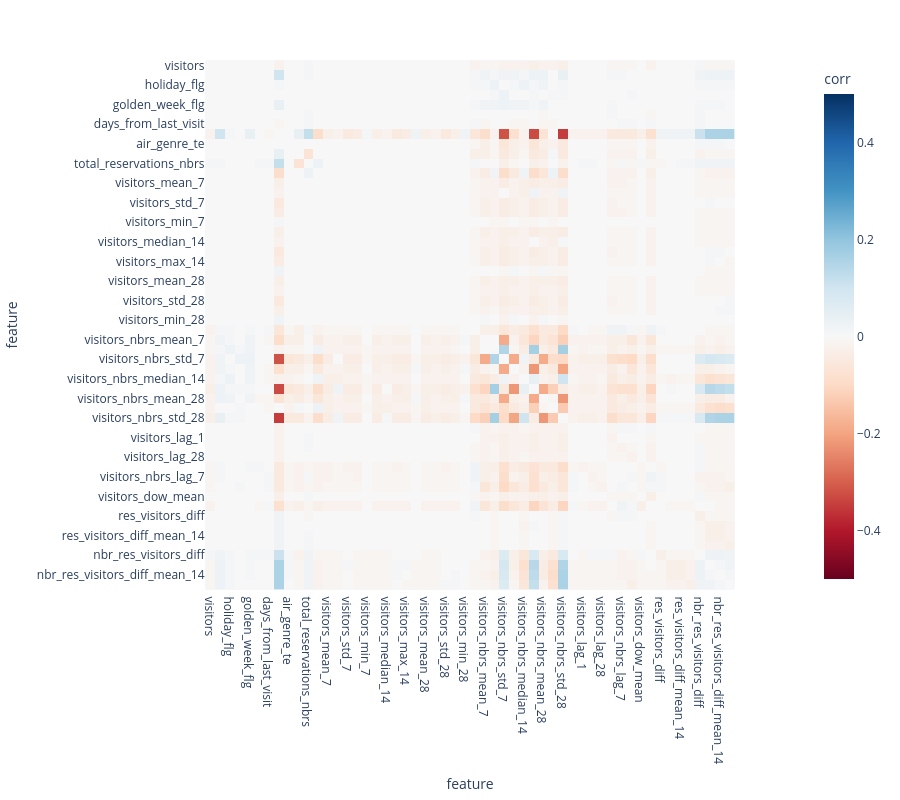

Write notebook code for a chart like this one.
### Code cell
corr_diff = (corr.abs() - corr_before.abs()).round(2)
plot_corr_matrix(corr_diff, 0.5)

### Figure 1 — Plotly figure (JSON) as saved in the notebook; plotly's stock layout.template omitted (floating-point values rounded to 4 significant figures; data arrays with more than 128 entries replaced by an {"elided": "..."} marker saying what was removed)
{"data": [{"coloraxis": "coloraxis", "name": "0", "x": ["visitors", "opened_recently", "holiday_flg", "days_from_holiday", "golden_week_flg", "open_usually", "days_from_last_visit", "air_city_te", "air_genre_te", "total_reservations", "total_reservations_nbrs", "reservation_impossibility_flag", "visitors_mean_7", "visitors_median_7", "visitors_std_7", "visitors_max_7", "visitors_min_7", "visitors_mean_14", "visitors_median_14", "visitors_std_14", "visitors_max_14", "visitors_min_14", "visitors_mean_28", "visitors_median_28", "visitors_std_28", "visitors_max_28", "visitors_min_28", "visitors_nbrs", "visitors_nbrs_mean_7", "visitors_nbrs_median_7", "visitors_nbrs_std_7", "visitors_nbrs_mean_14", "visitors_nbrs_median_14", "visitors_nbrs_std_14", "visitors_nbrs_mean_28", "visitors_nbrs_median_28", "visitors_nbrs_std_28", "visitors_last_month", "visitors_lag_1", "visitors_lag_7", "visitors_lag_28", "visitors_nbrs_lag_1", "visitors_nbrs_lag_7", "visitors_nbrs_lag_28", "visitors_dow_mean", "visitors_dow_mean_nbrs", "res_visitors_diff", "res_visitors_diff_mean_7", "res_visitors_diff_mean_14", "res_visitors_diff_mean_28", "nbr_res_visitors_diff", "nbr_res_visitors_diff_mean_7", "nbr_res_visitors_diff_mean_14", "nbr_res_visitors_diff_mean_28"], "y": ["visitors", "opened_recently", "holiday_flg", "days_from_holiday", "golden_week_flg", "open_usually", "days_from_last_visit", "air_city_te", "air_genre_te", "total_reservations", "total_reservations_nbrs", "reservation_impossibility_flag", "visitors_mean_7", "visitors_median_7", "visitors_std_7", "visitors_max_7", "visitors_min_7", "visitors_mean_14", "visitors_median_14", "visitors_std_14", "visitors_max_14", "visitors_min_14", "visitors_mean_28", "visitors_median_28", "visitors_std_28", "visitors_max_28", "visitors_min_28", "visitors_nbrs", "visitors_nbrs_mean_7", "visitors_nbrs_median_7", "visitors_nbrs_std_7", "visitors_nbrs_mean_14", "visitors_nbrs_median_14", "visitors_nbrs_std_14", "visitors_nbrs_mean_28", "visitors_nbrs_median_28", "visitors_nbrs_std_28", "visitors_last_month", "visitors_lag_1", "visitors_lag_7", "visitors_lag_28", "visitors_nbrs_lag_1", "visitors_nbrs_lag_7", "visitors_nbrs_lag_28", "visitors_dow_mean", "visitors_dow_mean_nbrs", "res_visitors_diff", "res_visitors_diff_mean_7", "res_visitors_diff_mean_14", "res_visitors_diff_mean_28", "nbr_res_visitors_diff", "nbr_res_visitors_diff_mean_7", "nbr_res_visitors_diff_mean_14", "nbr_res_visitors_diff_mean_28"], "z": {"elided": "54x54 float values"}, "type": "heatmap", "xaxis": "x", "yaxis": "y", "hovertemplate": "feature: %{x}<br>feature: %{y}<br>corr: %{z}<extra></extra>"}], "layout": {"xaxis": {"anchor": "y", "domain": [0.0, 1.0], "scaleanchor": "y", "constrain": "domain", "title": {"text": "feature"}}, "yaxis": {"anchor": "x", "domain": [0.0, 1.0], "autorange": "reversed", "constrain": "domain", "title": {"text": "feature"}}, "coloraxis": {"colorbar": {"title": {"text": "corr"}}, "colorscale": [[0.0, "rgb(103,0,31)"], [0.1, "rgb(178,24,43)"], [0.2, "rgb(214,96,77)"], [0.3, "rgb(244,165,130)"], [0.4, "rgb(253,219,199)"], [0.5, "rgb(247,247,247)"], [0.6, "rgb(209,229,240)"], [0.7, "rgb(146,197,222)"], [0.8, "rgb(67,147,195)"], [0.9, "rgb(33,102,172)"], [1.0, "rgb(5,48,97)"]], "cmin": -0.5, "cmax": 0.5}, "margin": {"t": 60}, "width": 900, "height": 800}}
